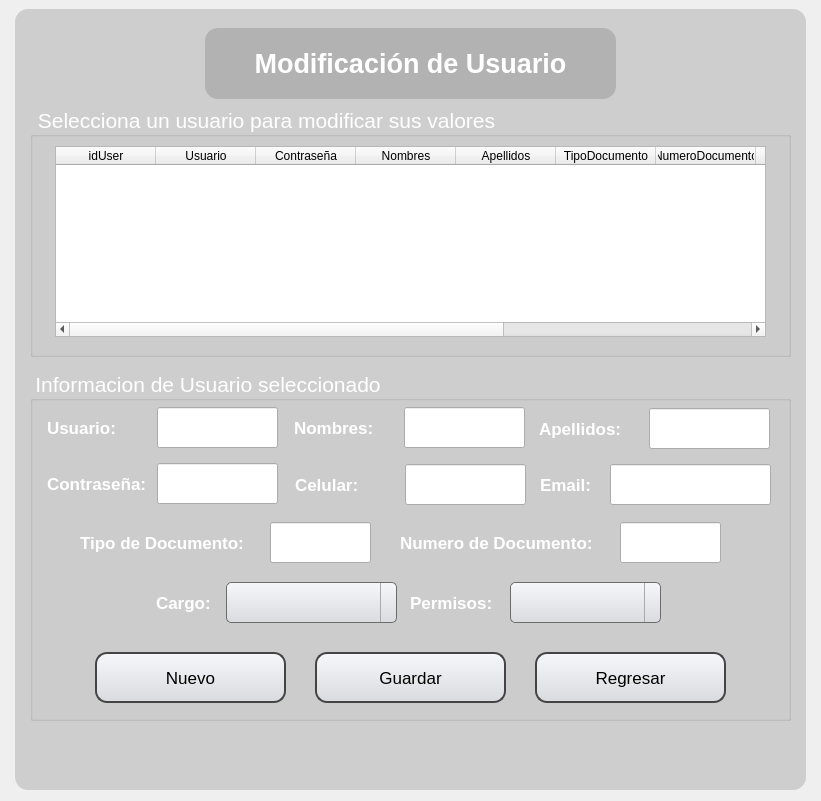
   <widget class="QWidget" name="wd_modUser" native="true">
    <property name="geometry">
     <rect>
      <x>6</x>
      <y>0</y>
      <width>821</width>
      <height>801</height>
     </rect>
    </property>
    <widget class="QLabel" name="label_15">
     <property name="geometry">
      <rect>
       <x>15</x>
       <y>9</y>
       <width>791</width>
       <height>781</height>
      </rect>
     </property>
     <property name="font">
      <font>
       <pointsize>8</pointsize>
      </font>
     </property>
     <property name="styleSheet">
      <string notr="true">background-color:rgba(0,0,0,35);
border-radius:13px</string>
     </property>
     <property name="text">
      <string/>
     </property>
    </widget>
    <widget class="QLabel" name="label_7">
     <property name="geometry">
      <rect>
       <x>155</x>
       <y>33</y>
       <width>511</width>
       <height>61</height>
      </rect>
     </property>
     <property name="font">
      <font>
       <pointsize>20</pointsize>
       <weight>75</weight>
       <bold>true</bold>
      </font>
     </property>
     <property name="styleSheet">
      <string notr="true">color: white</string>
     </property>
     <property name="text">
      <string>Modificación de Usuario</string>
     </property>
     <property name="scaledContents">
      <bool>false</bool>
     </property>
     <property name="alignment">
      <set>Qt::AlignCenter</set>
     </property>
    </widget>
    <widget class="QLabel" name="label_16">
     <property name="geometry">
      <rect>
       <x>205</x>
       <y>28</y>
       <width>411</width>
       <height>71</height>
      </rect>
     </property>
     <property name="font">
      <font>
       <pointsize>8</pointsize>
      </font>
     </property>
     <property name="styleSheet">
      <string notr="true">background-color:rgba(0,0,0,35);
border-radius:13px</string>
     </property>
     <property name="text">
      <string/>
     </property>
    </widget>
    <widget class="QGroupBox" name="groupBox_6">
     <property name="geometry">
      <rect>
       <x>30</x>
       <y>106</y>
       <width>761</width>
       <height>251</height>
      </rect>
     </property>
     <property name="font">
      <font>
       <pointsize>16</pointsize>
      </font>
     </property>
     <property name="styleSheet">
      <string notr="true">QGroupBox{
color: white
}
</string>
     </property>
     <property name="title">
      <string>Selecciona un usuario para modificar sus valores</string>
     </property>
     <widget class="QTableWidget" name="tw_showUser">
      <property name="geometry">
       <rect>
        <x>25</x>
        <y>40</y>
        <width>711</width>
        <height>191</height>
       </rect>
      </property>
      <property name="font">
       <font>
        <pointsize>8</pointsize>
       </font>
      </property>
      <column>
       <property name="text">
        <string>idUser</string>
       </property>
      </column>
      <column>
       <property name="text">
        <string>Usuario</string>
       </property>
      </column>
      <column>
       <property name="text">
        <string>Contraseña</string>
       </property>
      </column>
      <column>
       <property name="text">
        <string>Nombres</string>
       </property>
      </column>
      <column>
       <property name="text">
        <string>Apellidos</string>
       </property>
      </column>
      <column>
       <property name="text">
        <string>TipoDocumento</string>
       </property>
      </column>
      <column>
       <property name="text">
        <string>NumeroDocumento</string>
       </property>
      </column>
      <column>
       <property name="text">
        <string>Celular</string>
       </property>
      </column>
      <column>
       <property name="text">
        <string>Email</string>
       </property>
      </column>
      <column>
       <property name="text">
        <string>Cargo</string>
       </property>
      </column>
      <column>
       <property name="text">
        <string>Permisos</string>
       </property>
      </column>
     </widget>
    </widget>
    <widget class="QLabel" name="label_8">
     <property name="geometry">
      <rect>
       <x>650</x>
       <y>23</y>
       <width>81</width>
       <height>81</height>
      </rect>
     </property>
     <property name="styleSheet">
      <string notr="true">image: url(:/image/IMG/metrologo.png);</string>
     </property>
     <property name="text">
      <string/>
     </property>
     <property name="pixmap">
      <pixmap>../view_img/metrologo.png</pixmap>
     </property>
     <property name="scaledContents">
      <bool>true</bool>
     </property>
    </widget>
    <widget class="QGroupBox" name="groupBox_7">
     <property name="geometry">
      <rect>
       <x>30</x>
       <y>370</y>
       <width>761</width>
       <height>351</height>
      </rect>
     </property>
     <property name="font">
      <font>
       <pointsize>16</pointsize>
      </font>
     </property>
     <property name="styleSheet">
      <string notr="true">QGroupBox{
color: white
}
</string>
     </property>
     <property name="title">
      <string>Informacion de Usuario seleccionado</string>
     </property>
     <widget class="QLabel" name="label_17">
      <property name="geometry">
       <rect>
        <x>17</x>
        <y>37</y>
        <width>111</width>
        <height>41</height>
       </rect>
      </property>
      <property name="font">
       <font>
        <pointsize>13</pointsize>
        <weight>75</weight>
        <bold>true</bold>
       </font>
      </property>
      <property name="styleSheet">
       <string notr="true">color: white</string>
      </property>
      <property name="text">
       <string>Usuario:</string>
      </property>
     </widget>
     <widget class="QLineEdit" name="le_usuario">
      <property name="geometry">
       <rect>
        <x>127</x>
        <y>37</y>
        <width>121</width>
        <height>41</height>
       </rect>
      </property>
      <property name="font">
       <font>
        <pointsize>10</pointsize>
       </font>
      </property>
      <property name="alignment">
       <set>Qt::AlignCenter</set>
      </property>
     </widget>
     <widget class="QLabel" name="label_18">
      <property name="geometry">
       <rect>
        <x>264</x>
        <y>37</y>
        <width>111</width>
        <height>41</height>
       </rect>
      </property>
      <property name="font">
       <font>
        <pointsize>13</pointsize>
        <weight>75</weight>
        <bold>true</bold>
       </font>
      </property>
      <property name="styleSheet">
       <string notr="true">color: white</string>
      </property>
      <property name="text">
       <string>Nombres:</string>
      </property>
     </widget>
     <widget class="QLineEdit" name="le_name">
      <property name="geometry">
       <rect>
        <x>374</x>
        <y>37</y>
        <width>121</width>
        <height>41</height>
       </rect>
      </property>
      <property name="font">
       <font>
        <pointsize>10</pointsize>
       </font>
      </property>
      <property name="alignment">
       <set>Qt::AlignCenter</set>
      </property>
     </widget>
     <widget class="QLabel" name="label_19">
      <property name="geometry">
       <rect>
        <x>509</x>
        <y>38</y>
        <width>111</width>
        <height>41</height>
       </rect>
      </property>
      <property name="font">
       <font>
        <pointsize>13</pointsize>
        <weight>75</weight>
        <bold>true</bold>
       </font>
      </property>
      <property name="styleSheet">
       <string notr="true">color: white</string>
      </property>
      <property name="text">
       <string>Apellidos:</string>
      </property>
     </widget>
     <widget class="QLineEdit" name="le_last">
      <property name="geometry">
       <rect>
        <x>619</x>
        <y>38</y>
        <width>121</width>
        <height>41</height>
       </rect>
      </property>
      <property name="font">
       <font>
        <pointsize>10</pointsize>
       </font>
      </property>
      <property name="alignment">
       <set>Qt::AlignCenter</set>
      </property>
     </widget>
     <widget class="QLabel" name="label_20">
      <property name="geometry">
       <rect>
        <x>17</x>
        <y>93</y>
        <width>111</width>
        <height>41</height>
       </rect>
      </property>
      <property name="font">
       <font>
        <pointsize>13</pointsize>
        <weight>75</weight>
        <bold>true</bold>
       </font>
      </property>
      <property name="styleSheet">
       <string notr="true">color: white</string>
      </property>
      <property name="text">
       <string>Contraseña:</string>
      </property>
     </widget>
     <widget class="QLineEdit" name="le_pass">
      <property name="geometry">
       <rect>
        <x>127</x>
        <y>93</y>
        <width>121</width>
        <height>41</height>
       </rect>
      </property>
      <property name="font">
       <font>
        <pointsize>10</pointsize>
       </font>
      </property>
      <property name="alignment">
       <set>Qt::AlignCenter</set>
      </property>
     </widget>
     <widget class="QLabel" name="label_21">
      <property name="geometry">
       <rect>
        <x>265</x>
        <y>94</y>
        <width>111</width>
        <height>41</height>
       </rect>
      </property>
      <property name="font">
       <font>
        <pointsize>13</pointsize>
        <weight>75</weight>
        <bold>true</bold>
       </font>
      </property>
      <property name="styleSheet">
       <string notr="true">color: white</string>
      </property>
      <property name="text">
       <string>Celular:</string>
      </property>
     </widget>
     <widget class="QLineEdit" name="le_celu">
      <property name="geometry">
       <rect>
        <x>375</x>
        <y>94</y>
        <width>121</width>
        <height>41</height>
       </rect>
      </property>
      <property name="font">
       <font>
        <pointsize>10</pointsize>
       </font>
      </property>
      <property name="alignment">
       <set>Qt::AlignCenter</set>
      </property>
     </widget>
     <widget class="QLineEdit" name="le_email">
      <property name="geometry">
       <rect>
        <x>580</x>
        <y>94</y>
        <width>161</width>
        <height>41</height>
       </rect>
      </property>
      <property name="font">
       <font>
        <pointsize>10</pointsize>
       </font>
      </property>
      <property name="alignment">
       <set>Qt::AlignCenter</set>
      </property>
     </widget>
     <widget class="QLabel" name="label_22">
      <property name="geometry">
       <rect>
        <x>510</x>
        <y>94</y>
        <width>111</width>
        <height>41</height>
       </rect>
      </property>
      <property name="font">
       <font>
        <pointsize>13</pointsize>
        <weight>75</weight>
        <bold>true</bold>
       </font>
      </property>
      <property name="styleSheet">
       <string notr="true">color: white</string>
      </property>
      <property name="text">
       <string>Email:</string>
      </property>
     </widget>
     <widget class="QLabel" name="label_23">
      <property name="geometry">
       <rect>
        <x>50</x>
        <y>152</y>
        <width>181</width>
        <height>41</height>
       </rect>
      </property>
      <property name="font">
       <font>
        <pointsize>13</pointsize>
        <weight>75</weight>
        <bold>true</bold>
       </font>
      </property>
      <property name="styleSheet">
       <string notr="true">color: white</string>
      </property>
      <property name="text">
       <string>Tipo de Documento:</string>
      </property>
     </widget>
     <widget class="QLineEdit" name="le_tipDoc">
      <property name="geometry">
       <rect>
        <x>240</x>
        <y>152</y>
        <width>101</width>
        <height>41</height>
       </rect>
      </property>
      <property name="font">
       <font>
        <pointsize>10</pointsize>
       </font>
      </property>
      <property name="alignment">
       <set>Qt::AlignCenter</set>
      </property>
     </widget>
     <widget class="QLabel" name="label_24">
      <property name="geometry">
       <rect>
        <x>370</x>
        <y>152</y>
        <width>211</width>
        <height>41</height>
       </rect>
      </property>
      <property name="font">
       <font>
        <pointsize>13</pointsize>
        <weight>75</weight>
        <bold>true</bold>
       </font>
      </property>
      <property name="styleSheet">
       <string notr="true">color: white</string>
      </property>
      <property name="text">
       <string>Numero de Documento:</string>
      </property>
     </widget>
     <widget class="QLineEdit" name="le_numDoc">
      <property name="geometry">
       <rect>
        <x>590</x>
        <y>152</y>
        <width>101</width>
        <height>41</height>
       </rect>
      </property>
      <property name="font">
       <font>
        <pointsize>10</pointsize>
       </font>
      </property>
      <property name="alignment">
       <set>Qt::AlignCenter</set>
      </property>
     </widget>
     <widget class="QLabel" name="label_25">
      <property name="geometry">
       <rect>
        <x>126</x>
        <y>212</y>
        <width>111</width>
        <height>41</height>
       </rect>
      </property>
      <property name="font">
       <font>
        <pointsize>13</pointsize>
        <weight>75</weight>
        <bold>true</bold>
       </font>
      </property>
      <property name="styleSheet">
       <string notr="true">color: white</string>
      </property>
      <property name="text">
       <string>Cargo:</string>
      </property>
     </widget>
     <widget class="QLabel" name="label_26">
      <property name="geometry">
       <rect>
        <x>380</x>
        <y>212</y>
        <width>111</width>
        <height>41</height>
       </rect>
      </property>
      <property name="font">
       <font>
        <pointsize>13</pointsize>
        <weight>75</weight>
        <bold>true</bold>
       </font>
      </property>
      <property name="styleSheet">
       <string notr="true">color: white</string>
      </property>
      <property name="text">
       <string>Permisos:</string>
      </property>
     </widget>
     <widget class="QComboBox" name="qcb_cargo">
      <property name="geometry">
       <rect>
        <x>196</x>
        <y>212</y>
        <width>171</width>
        <height>41</height>
       </rect>
      </property>
      <property name="font">
       <font>
        <pointsize>10</pointsize>
        <weight>50</weight>
        <bold>false</bold>
       </font>
      </property>
      <property name="styleSheet">
       <string notr="true">QComboBox {
    background: qlineargradient(x1:0, y1:0, x2:0, y2:1, stop:0 #f6f7fa, stop:1 #dadbde);
    border: 1px solid #6c6c6c;
    border-radius: 5px;
    padding: 1px 18px 1px 3px;
    min-width: 6em;
}

QComboBox::drop-down {
    border-left-width: 1px;
    border-left-color: darkgray;
    border-left-style: solid;    
}
QComboBox::down-arrow {
	border-image: url(:/Imagenes/203484.png);
}

QComboBox::hover{
	background-color: rgb(241, 241, 241);
}</string>
      </property>
     </widget>
     <widget class="QComboBox" name="qcb_permisos">
      <property name="geometry">
       <rect>
        <x>480</x>
        <y>212</y>
        <width>151</width>
        <height>41</height>
       </rect>
      </property>
      <property name="font">
       <font>
        <pointsize>10</pointsize>
        <weight>50</weight>
        <bold>false</bold>
       </font>
      </property>
      <property name="styleSheet">
       <string notr="true">QComboBox {
    background: qlineargradient(x1:0, y1:0, x2:0, y2:1, stop:0 #f6f7fa, stop:1 #dadbde);
    border: 1px solid #6c6c6c;
    border-radius: 5px;
    padding: 1px 18px 1px 3px;
    min-width: 6em;
}

QComboBox::drop-down {
    border-left-width: 1px;
    border-left-color: darkgray;
    border-left-style: solid;    
}
QComboBox::down-arrow {
	border-image: url(:/Imagenes/203484.png);
}

QComboBox::hover{
	background-color: rgb(241, 241, 241);
}</string>
      </property>
     </widget>
     <widget class="QPushButton" name="pb_actualizar">
      <property name="geometry">
       <rect>
        <x>285</x>
        <y>282</y>
        <width>191</width>
        <height>51</height>
       </rect>
      </property>
      <property name="font">
       <font>
        <pointsize>13</pointsize>
        <weight>50</weight>
        <bold>false</bold>
        <underline>false</underline>
        <strikeout>false</strikeout>
       </font>
      </property>
      <property name="styleSheet">
       <string notr="true">QPushButton {
	 background: qlineargradient(x1:0, y1:0, x2:0, y2:1, stop:0 #f6f7fa, stop:1 #dadbde);
	border: 2px solid #444444;
    text-align: center; 
    text-decoration: none; 
    border-radius: 12px;
}

QPushButton:hover {
	background-color: rgb(0, 255, 0);
}

QPushButton:pressed {
	background-color: rgb(0, 217, 0);
}</string>
      </property>
      <property name="text">
       <string>Guardar</string>
      </property>
     </widget>
     <widget class="QPushButton" name="pb_nuevo">
      <property name="geometry">
       <rect>
        <x>65</x>
        <y>282</y>
        <width>191</width>
        <height>51</height>
       </rect>
      </property>
      <property name="font">
       <font>
        <pointsize>13</pointsize>
        <weight>50</weight>
        <bold>false</bold>
        <underline>false</underline>
        <strikeout>false</strikeout>
       </font>
      </property>
      <property name="styleSheet">
       <string notr="true">QPushButton {
	 background: qlineargradient(x1:0, y1:0, x2:0, y2:1, stop:0 #f6f7fa, stop:1 #dadbde);
	border: 2px solid #444444;
    text-align: center; 
    text-decoration: none; 
    border-radius: 12px;
}

QPushButton:hover {
	background-color: rgb(255, 255, 0);
}



QPushButton:pressed {
	
	background-color: rgb(255, 227, 14);
}</string>
      </property>
      <property name="text">
       <string>Nuevo</string>
      </property>
     </widget>
     <widget class="QPushButton" name="bt_cancelar_cl">
      <property name="geometry">
       <rect>
        <x>505</x>
        <y>282</y>
        <width>191</width>
        <height>51</height>
       </rect>
      </property>
      <property name="font">
       <font>
        <pointsize>13</pointsize>
        <weight>50</weight>
        <bold>false</bold>
        <underline>false</underline>
        <strikeout>false</strikeout>
       </font>
      </property>
      <property name="styleSheet">
       <string notr="true">QPushButton {
	color: black;
	 background: qlineargradient(x1:0, y1:0, x2:0, y2:1, stop:0 #f6f7fa, stop:1 #dadbde);
	border: 2px solid #444444;
    text-align: center; 
    text-decoration: none; 
    border-radius: 12px;
}

QPushButton:hover {
	background-color: rgb(255, 0, 0);
}

QPushButton:pressed {
	background-color: rgb(166, 0, 0);
}</string>
      </property>
      <property name="text">
       <string>Regresar</string>
      </property>
     </widget>
    </widget>
    <widget class="QLabel" name="warning_2">
     <property name="geometry">
      <rect>
       <x>40</x>
       <y>730</y>
       <width>751</width>
       <height>41</height>
      </rect>
     </property>
     <property name="font">
      <font>
       <pointsize>11</pointsize>
       <weight>75</weight>
       <bold>true</bold>
      </font>
     </property>
     <property name="styleSheet">
      <string notr="true">color: red</string>
     </property>
     <property name="text">
      <string/>
     </property>
     <property name="alignment">
      <set>Qt::AlignCenter</set>
     </property>
    </widget>
    <zorder>label_15</zorder>
    <zorder>label_16</zorder>
    <zorder>label_7</zorder>
    <zorder>groupBox_6</zorder>
    <zorder>label_8</zorder>
    <zorder>groupBox_7</zorder>
    <zorder>warning_2</zorder>
   </widget>
